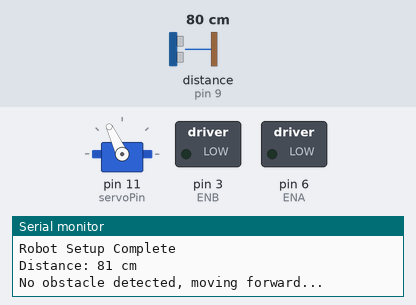
The sketch below on a simulated Arduino Uno, built with avr-gcc and run on an emulated ATmega328P. Parts: servo, switched loads named in the sketch (green lamp = pin HIGH), the last lines printed to the serial monitor. The inputs (shaded band) are chosen by the test bench; at power-on: distance to the obstacle (sensor on pin 9) 80 cm. The echo pulse lasts 58.3 µs per cm.

Above: at 2.3 s.
2.4 s: distance to the obstacle (sensor on pin 9) set to 10 cm
3.9 s: distance to the obstacle (sensor on pin 9) set to 7 cm
At 5.8 s:
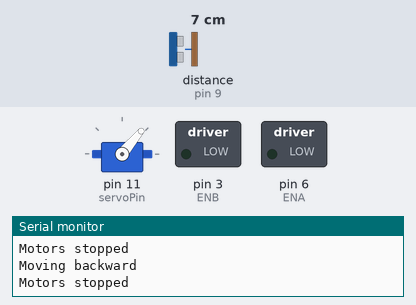
6.9 s: distance to the obstacle (sensor on pin 9) set to 9 cm
At 9.6 s:
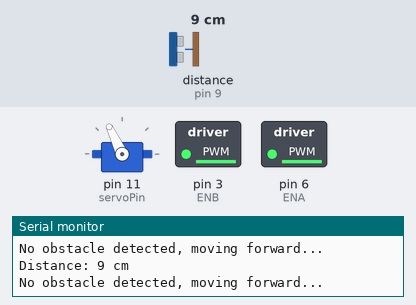
9.9 s: distance to the obstacle (sensor on pin 9) set to 2 cm
At 12.7 s:
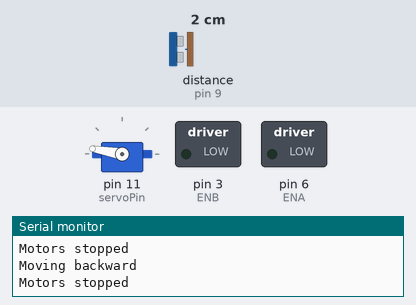
Timing chart, 0 to 13.9 s (numbered marks = the images above; inputs shaded):
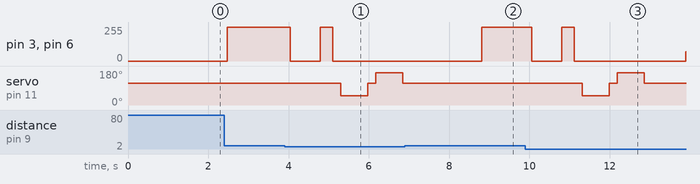

The sketch:

maze_solving_robot.ino
```cpp
#include <NewPing.h>
#include <Servo.h>

// Pin Definitions for Ultrasonic Sensor
#define TRIG_PIN 10
#define ECHO_PIN 9

// Maximum distance for the ultrasonic sensor
#define MAX_DISTANCE 200

// Define MAX_SPEED for PWM (motor speed range from 0 to 255)
#define MAX_SPEED 255

// Motor Control Pins for L298N (two motors)
#define MLa 7   // Left motor 1st pin
#define MLb 2   // Left motor 2nd pin
#define MRa 4   // Right motor 1st pin
#define MRb 1   // Right motor 2nd pin
#define ENA 6   // Enable pin for left motor (PWM-capable)
#define ENB 3   // Enable pin for right motor (PWM-capable)

// Servo pin
#define servoPin 11
Servo Myservo;  // Create servo object for the ultrasonic sensor

// Other variables
boolean goesForward = false;
int distance = 100;  // Variable to store the distance measured
int speedSet = 0;    // Variable to set the speed of the motors

NewPing sonar(TRIG_PIN, ECHO_PIN, MAX_DISTANCE);  // Create an instance of the NewPing library

// Setup function
void setup() {
  // Initialize Serial Monitor
  Serial.begin(9600);

  // Attach servo
  Myservo.attach(servoPin);
  Myservo.write(115);  // Center position for the servo
  delay(800);

  // Read initial distance from the ultrasonic sensor
  distance = readPing();
  delay(100);
  distance = readPing();
  delay(100);

  Serial.println("Robot Setup Complete");
}

// Loop function
void loop() {
  int distanceR = 0;
  int distanceL = 0;
  delay(40);

  // Print distance from ultrasonic sensor
  Serial.print("Distance: ");
  Serial.print(distance);
  Serial.println(" cm");

  // If an obstacle is detected within 8 cm
  if (distance <= 8) {
    Serial.println("Obstacle detected! Stopping and moving backward...");
    moveStop();       // Stop the robot
    delay(100);
    moveBackward();   // Move backward to avoid obstacle
    delay(300);
    moveStop();       // Stop briefly
    delay(200);

    // Look right and left to determine the best direction to turn
    distanceR = lookRight();
    delay(200);
    distanceL = lookLeft();
    delay(200);

    // Print the distances for right and left directions
    Serial.print("Right distance: ");
    Serial.print(distanceR);
    Serial.print(" cm, Left distance: ");
    Serial.print(distanceL);
    Serial.println(" cm");

    // If the right side has more space, turn right; otherwise, turn left
    if (distanceR >= distanceL) {
      Serial.println("Turning right...");
      turnRight();
    } else {
      Serial.println("Turning left...");
      turnLeft();
    }

    // After turning, continue moving forward
    moveForward();
  } else {
    Serial.println("No obstacle detected, moving forward...");
    moveForward();  // Move forward if no obstacle is detected
  }

  distance = readPing();  // Read distance from the ultrasonic sensor
}

// Function to look right
int lookRight() {
  Myservo.write(50);  // Position the servo to look right
  delay(500);
  int distance = readPing();
  delay(100);
  Myservo.write(115);  // Reset the servo position
  return distance;
}

// Function to look left
int lookLeft() {
  Myservo.write(170);  // Position the servo to look left
  delay(500);
  int distance = readPing();
  delay(100);
  Myservo.write(115);  // Reset the servo position
  return distance;
}

// Function to read distance from the ultrasonic sensor
int readPing() {
  delay(70);
  int cm = sonar.ping_cm();  // Get distance in cm
  if (cm == 0) {
    cm = 250;  // If no reading or out of range, set distance to 250 cm
  }
  return cm;
}

// Function to stop all motors
void moveStop() {
  digitalWrite(MLa, LOW);
  digitalWrite(MLb, LOW);
  digitalWrite(MRa, LOW);
  digitalWrite(MRb, LOW);
  analogWrite(ENA, 0);
  analogWrite(ENB, 0);
  Serial.println("Motors stopped");
}

// Function to move the robot forward
void moveForward() {
  if (!goesForward) {
    goesForward = true;

    // Move left motor forward
    digitalWrite(MLa, HIGH);   // Left motor forward
    digitalWrite(MLb, LOW);    // Left motor forward direction

    // Move right motor forward
    digitalWrite(MRa, LOW);    // Right motor forward
    digitalWrite(MRb, HIGH);   // Right motor forward direction

    // Gradually increase speed with small increments
    for (speedSet = 0; speedSet < MAX_SPEED; speedSet += 1) {
      analogWrite(ENA, speedSet);  // Set left motor speed
      analogWrite(ENB, speedSet);  // Set right motor speed
      delay(5);  // Wait a little between speed changes for smooth acceleration
    }

    Serial.println("Moving forward");
  }
}

// Function to move the robot backward
void moveBackward() {
  goesForward = false;
  digitalWrite(MLa, LOW);
  digitalWrite(MLb, HIGH);  // Backward direction for left motor
  digitalWrite(MRa, HIGH);
  digitalWrite(MRb, LOW);  // Backward direction for right motor

  // Gradually increase speed
  for (speedSet = 0; speedSet < MAX_SPEED; speedSet += 2) {
    analogWrite(ENA, speedSet);  // Set left motor speed
    analogWrite(ENB, speedSet);  // Set right motor speed
    delay(5);
  }

  Serial.println("Moving backward");
}

// Function to turn the robot right
void turnRight() {
  digitalWrite(MLa, HIGH);
  digitalWrite(MLb, LOW);  // Left motor moves forward
  digitalWrite(MRa, LOW);
  digitalWrite(MRb, HIGH);  // Right motor moves backward
  delay(500);
  // Do not stop after turning; move forward immediately
  Serial.println("Turned right");
}

// Function to turn the robot left
void turnLeft() {
  digitalWrite(MLa, LOW);
  digitalWrite(MLb, HIGH);  // Left motor moves backward
  digitalWrite(MRa, HIGH);
  digitalWrite(MRb, LOW);  // Right motor moves forward
  delay(500);
  // Do not stop after turning; move forward immediately
  Serial.println("Turned left");
}
```

Measured:
- the behaviour switches between 9 and 8 cm on distance to the obstacle (sensor on pin 9) (found by bisection; images 0 and 1)
- after the input at 3.9 s, pin 3 (ENB), pin 6 (ENA): 254/255 → 0/255 after 0.14 s, → 254/255 0.75 s later, → 0/255 0.31 s later; servo on pin 11 (servoPin): 115° → 50° after 1.4 s, → 115° 0.67 s later, → 170° 0.20 s later, → 115° 0.67 s later
- after the input at 6.9 s, pin 3 (ENB), pin 6 (ENA): goes on until 8.8 s, then stays 254/255
- after the input at 9.9 s, pin 3 (ENB), pin 6 (ENA): 254/255 → 0/255 after 0.15 s, → 254/255 0.75 s later, → 0/255 0.31 s later, → 68/255 2.8 s later; servo on pin 11 (servoPin): 115° → 50° after 1.4 s, → 115° 0.67 s later, → 170° 0.20 s later, → 115° 0.67 s later
